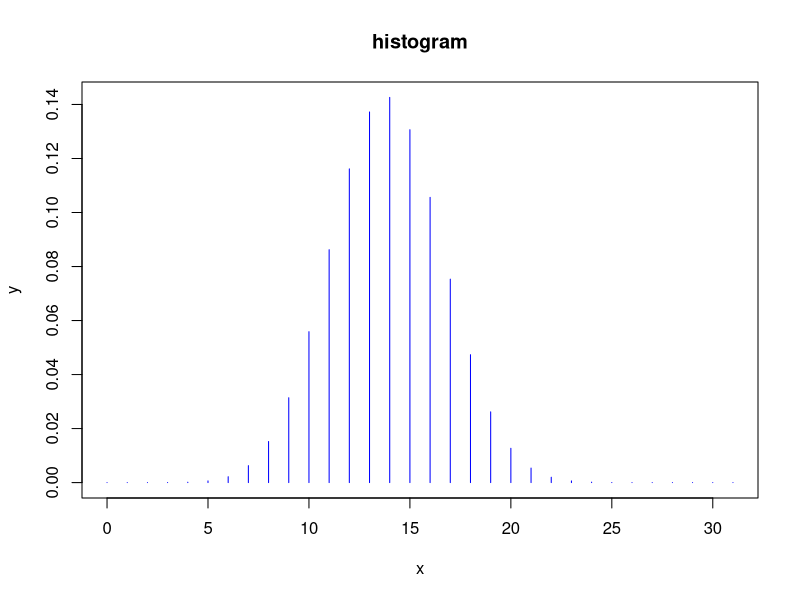
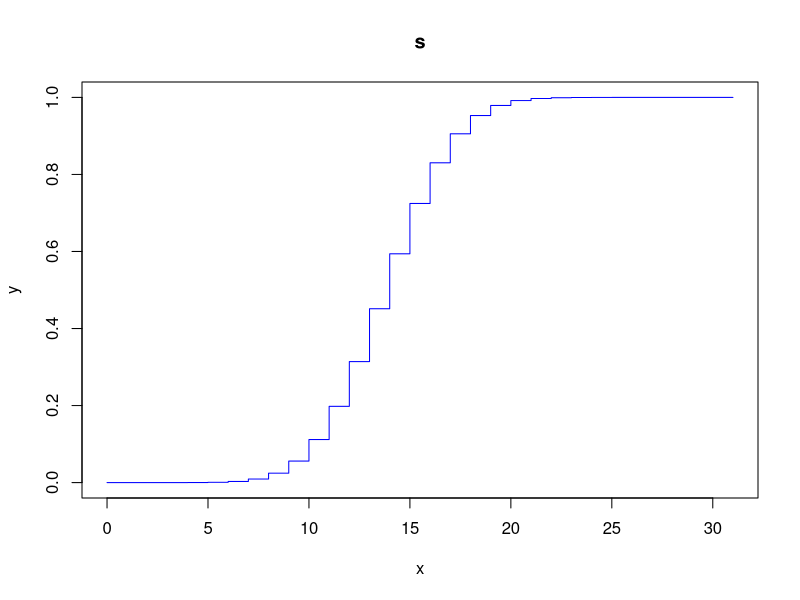

These figures' R source, in order:
#pbinom Q1
n<-12
p<-1/6
cat(pbinom(9,n,p)-pbinom(6,n,p),"\n")

#Q2 normal distribution
z<-((84-72)/15.2)
less_84<-pnorm(z)
cat((1-less_84)*100,"\n")

#Q3 Poisson 
P_X_0<-exp(-5)
cat(P_X_0,"\n")

P_X<-(((exp(-50)*(50^48))/factorial(48))+((exp(-50)*(50^49))/factorial(49))+((exp(-50)*(50^50))/factorial(50)))
cat(P_X,"\n")

#Q4 hypergeometric
n<-250
sample<-17
def<-5
s<-3
cat(((choose(17,3))*(choose(233,2)))/choose(250,5))

#Q5 dbinom prob mass  pbinom cum mass
p<-0.447
n<-31
cat("x distributed as",n,"  ",p,"\n")

x<-c(0:n)
plot(0:n,dbinom(x,n,p),type="h",col="blue",xlab="x",ylab="y",main="histogram")
plot(0:n,pbinom(x,n,p),type="s",col="blue",xlab="x",ylab="y",main="s")
mean<-n*p
var<-n*p*(1-p)
sd<-sqrt(var)
cat(mean," ",var," ",sd,"\n")
